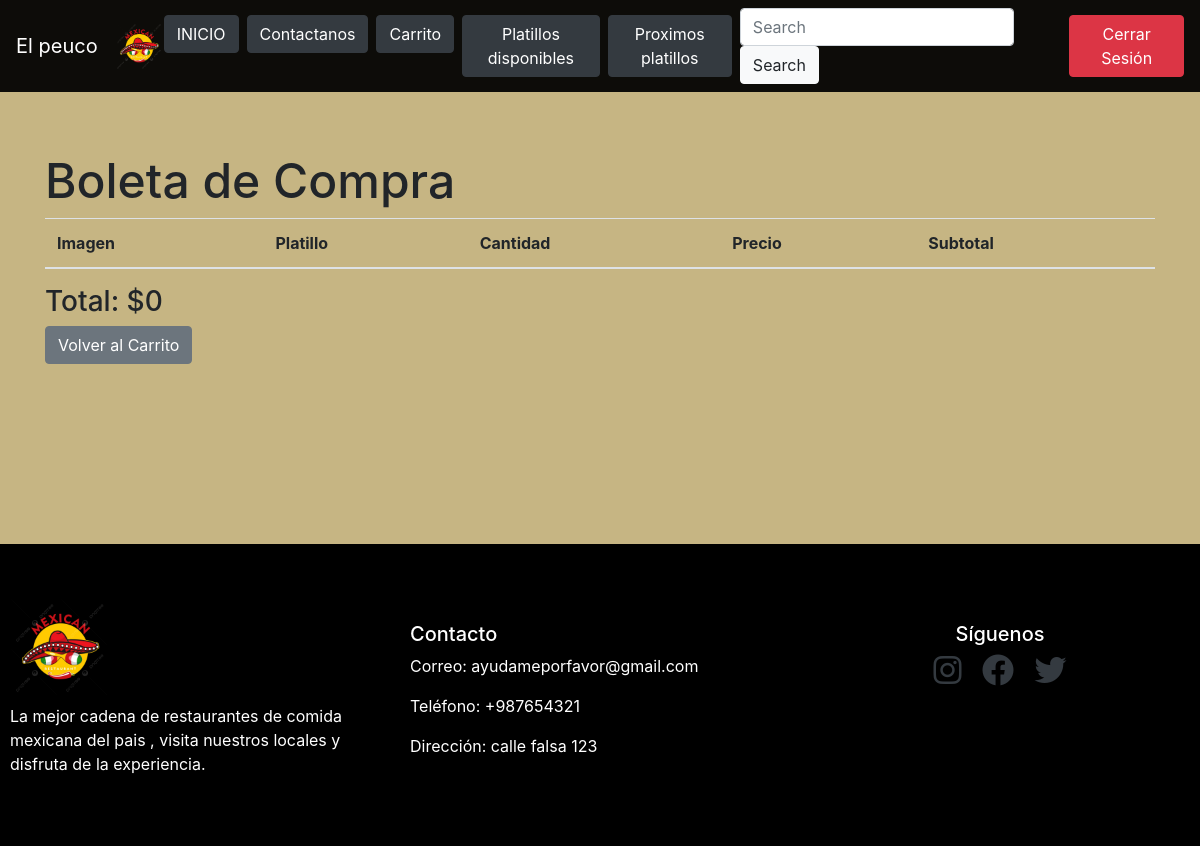
The app's page /alumnos/pagar/ (signed in), older data.
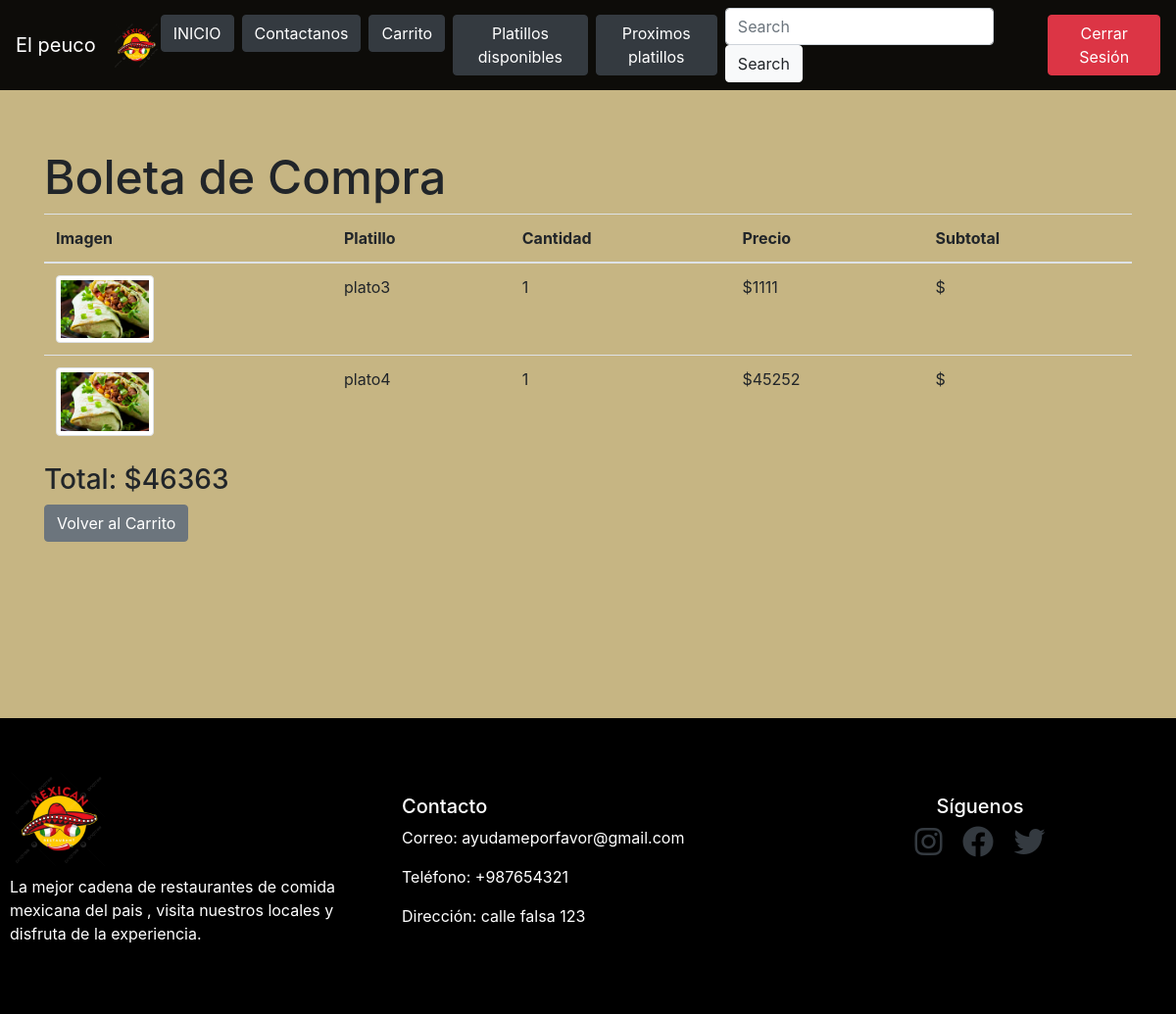
The same page, newer data.
### alumnos/models.py (models this page shows, shortened)
class Carrito(models.Model):
    usuario = models.ForeignKey(User, on_delete=models.CASCADE)
    platillo = models.ForeignKey(Platillo, on_delete=models.CASCADE)
    cantidad = models.PositiveIntegerField()

class Platillo(models.Model):
    nombre = models.CharField(max_length=100)
    descripcion = models.TextField()
    precio = models.IntegerField()
    imagen = models.ImageField(upload_to='imagenes_platillos/')

### alumnos/views.py (the view)
# urls.py: path('pagar/', views.pagar, name='pagar'),
@login_required
def pagar(request):
    carrito_items = Carrito.objects.filter(usuario=request.user)
    total = sum(item.platillo.precio * item.cantidad for item in carrito_items)
    return render(request, 'pagar.html', {'carrito_items': carrito_items, 'total': total})

### alumnos/templates/pagar.html
{% extends 'base.html' %}
{% block content %}
<body class="fondoprincipal">
    <div class="compras">
        <div class="container mt-5">
            <h1>Boleta de Compra</h1>
            <table class="table">
                <thead>
                    <tr>
                        <th>Imagen</th>
                        <th>Platillo</th>
                        <th>Cantidad</th>
                        <th>Precio</th>
                        <th>Subtotal</th>
                    </tr>
                </thead>
                <tbody>
                    {% for item in carrito_items %}
                    <tr>
                        <td><img src="{{ item.platillo.imagen.url }}" class="img-thumbnail" style="width: 100px;" alt="{{ item.platillo.nombre }}"></td>
                        <td>{{ item.platillo.nombre }}</td>
                        <td>{{ item.cantidad }}</td>
                        <td>${{ item.platillo.precio }}</td>
                        <td>${{ item.subtotal }}</td>
                    </tr>
                    {% endfor %}
                </tbody>
            </table>
            <h3>Total: ${{ total }}</h3>
            <a href="{% url 'carrito' %}" class="btn btn-secondary">Volver al Carrito</a>
        </div>
    </div>
</body>
{% endblock %}

Row changes from the older to the newer data that the page shows:
added Carrito: platillo.imagen (picture), platillo.nombre "plato3", cantidad "1", platillo.precio "1111"
added Carrito: platillo.imagen (picture), platillo.nombre "plato4", cantidad "1", platillo.precio "45252"
Text that changed along with them:
{{ total }}: "0" → "46363"
